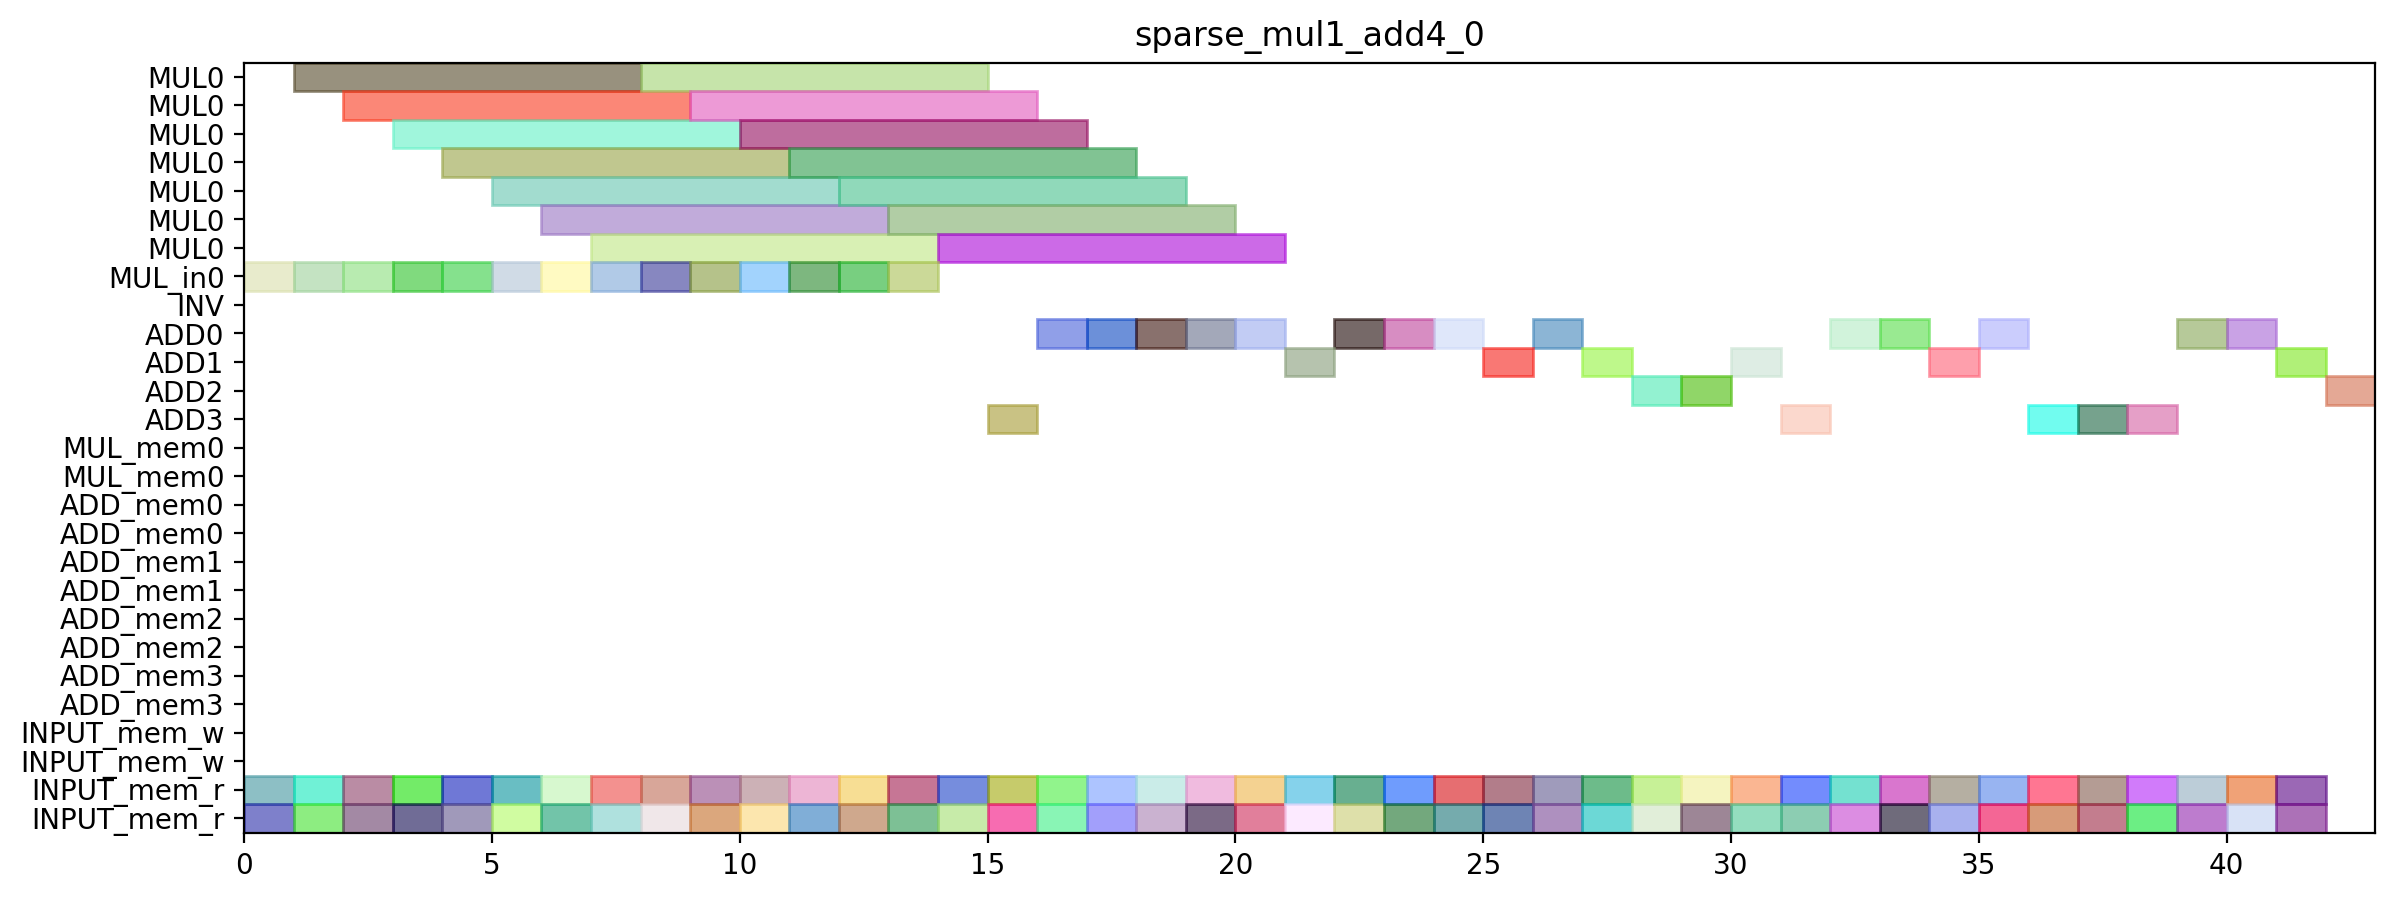

Write the Python code that produced this figure.
from pyschedule import Scenario, solvers, plotters, alt

def solve_sparse_mul1_add4_0(ConstStep, ExpStep):
	horizon = 95
	S=Scenario("sparse_mul1_add4_0",horizon = horizon)

	# resource
	MUL = S.Resources('MUL', num=1, size=7)
	MUL_in = S.Resources('MUL_in', num=1)
	INV = S.Resource('INV')
	ADD = S.Resources('ADD', num=4, periods=range(1, horizon))
	MUL_mem = S.Resources('MUL_mem', num=1, size=2)
	ADD_mem = S.Resources('ADD_mem', num=4, size=2)
	INPUT_mem_w = S.Resource('INPUT_mem_w', size=2)
	INPUT_mem_r = S.Resource('INPUT_mem_r', size=2)

	# result of previous scheduling

	# new tasks
	T1T0_in = S.Task('T1T0_in', length=1, delay_cost=1)
	T1T0_in += alt(MUL_in)
	T1T0 = S.Task('T1T0', length=7, delay_cost=1)
	T1T0 += alt(MUL)
	S+=T1T0>=T1T0_in

	T1T0_mem0 = S.Task('T1T0_mem0', length=1, delay_cost=1)
	T1T0_mem0 += INPUT_mem_r
	S += T1T0_mem0<=T1T0

	T1T0_mem1 = S.Task('T1T0_mem1', length=1, delay_cost=1)
	T1T0_mem1 += INPUT_mem_r
	S += T1T0_mem1<=T1T0

	T1T1_in = S.Task('T1T1_in', length=1, delay_cost=1)
	T1T1_in += alt(MUL_in)
	T1T1 = S.Task('T1T1', length=7, delay_cost=1)
	T1T1 += alt(MUL)
	S+=T1T1>=T1T1_in

	T1T1_mem0 = S.Task('T1T1_mem0', length=1, delay_cost=1)
	T1T1_mem0 += INPUT_mem_r
	S += T1T1_mem0<=T1T1

	T1T1_mem1 = S.Task('T1T1_mem1', length=1, delay_cost=1)
	T1T1_mem1 += INPUT_mem_r
	S += T1T1_mem1<=T1T1

	T1T2 = S.Task('T1T2', length=1, delay_cost=1)
	T1T2 += alt(ADD)

	T1T2_mem0 = S.Task('T1T2_mem0', length=1, delay_cost=1)
	T1T2_mem0 += INPUT_mem_r
	S += T1T2_mem0<=T1T2

	T1T2_mem1 = S.Task('T1T2_mem1', length=1, delay_cost=1)
	T1T2_mem1 += INPUT_mem_r
	S += T1T2_mem1<=T1T2

	T1T3 = S.Task('T1T3', length=1, delay_cost=1)
	T1T3 += alt(ADD)

	T1T3_mem0 = S.Task('T1T3_mem0', length=1, delay_cost=1)
	T1T3_mem0 += INPUT_mem_r
	S += T1T3_mem0<=T1T3

	T1T3_mem1 = S.Task('T1T3_mem1', length=1, delay_cost=1)
	T1T3_mem1 += INPUT_mem_r
	S += T1T3_mem1<=T1T3

	T2T0_in = S.Task('T2T0_in', length=1, delay_cost=1)
	T2T0_in += alt(MUL_in)
	T2T0 = S.Task('T2T0', length=7, delay_cost=1)
	T2T0 += alt(MUL)
	S+=T2T0>=T2T0_in

	T2T0_mem0 = S.Task('T2T0_mem0', length=1, delay_cost=1)
	T2T0_mem0 += INPUT_mem_r
	S += T2T0_mem0<=T2T0

	T2T0_mem1 = S.Task('T2T0_mem1', length=1, delay_cost=1)
	T2T0_mem1 += INPUT_mem_r
	S += T2T0_mem1<=T2T0

	T2T1_in = S.Task('T2T1_in', length=1, delay_cost=1)
	T2T1_in += alt(MUL_in)
	T2T1 = S.Task('T2T1', length=7, delay_cost=1)
	T2T1 += alt(MUL)
	S+=T2T1>=T2T1_in

	T2T1_mem0 = S.Task('T2T1_mem0', length=1, delay_cost=1)
	T2T1_mem0 += INPUT_mem_r
	S += T2T1_mem0<=T2T1

	T2T1_mem1 = S.Task('T2T1_mem1', length=1, delay_cost=1)
	T2T1_mem1 += INPUT_mem_r
	S += T2T1_mem1<=T2T1

	T2T2 = S.Task('T2T2', length=1, delay_cost=1)
	T2T2 += alt(ADD)

	T2T2_mem0 = S.Task('T2T2_mem0', length=1, delay_cost=1)
	T2T2_mem0 += INPUT_mem_r
	S += T2T2_mem0<=T2T2

	T2T2_mem1 = S.Task('T2T2_mem1', length=1, delay_cost=1)
	T2T2_mem1 += INPUT_mem_r
	S += T2T2_mem1<=T2T2

	T2T3 = S.Task('T2T3', length=1, delay_cost=1)
	T2T3 += alt(ADD)

	T2T3_mem0 = S.Task('T2T3_mem0', length=1, delay_cost=1)
	T2T3_mem0 += INPUT_mem_r
	S += T2T3_mem0<=T2T3

	T2T3_mem1 = S.Task('T2T3_mem1', length=1, delay_cost=1)
	T2T3_mem1 += INPUT_mem_r
	S += T2T3_mem1<=T2T3

	T0T0_in = S.Task('T0T0_in', length=1, delay_cost=1)
	T0T0_in += alt(MUL_in)
	T0T0 = S.Task('T0T0', length=7, delay_cost=1)
	T0T0 += alt(MUL)
	S+=T0T0>=T0T0_in

	T0T0_mem0 = S.Task('T0T0_mem0', length=1, delay_cost=1)
	T0T0_mem0 += INPUT_mem_r
	S += T0T0_mem0<=T0T0

	T0T0_mem1 = S.Task('T0T0_mem1', length=1, delay_cost=1)
	T0T0_mem1 += INPUT_mem_r
	S += T0T0_mem1<=T0T0

	T0T1_in = S.Task('T0T1_in', length=1, delay_cost=1)
	T0T1_in += alt(MUL_in)
	T0T1 = S.Task('T0T1', length=7, delay_cost=1)
	T0T1 += alt(MUL)
	S+=T0T1>=T0T1_in

	T0T1_mem0 = S.Task('T0T1_mem0', length=1, delay_cost=1)
	T0T1_mem0 += INPUT_mem_r
	S += T0T1_mem0<=T0T1

	T0T1_mem1 = S.Task('T0T1_mem1', length=1, delay_cost=1)
	T0T1_mem1 += INPUT_mem_r
	S += T0T1_mem1<=T0T1

	T0T2 = S.Task('T0T2', length=1, delay_cost=1)
	T0T2 += alt(ADD)

	T0T2_mem0 = S.Task('T0T2_mem0', length=1, delay_cost=1)
	T0T2_mem0 += INPUT_mem_r
	S += T0T2_mem0<=T0T2

	T0T2_mem1 = S.Task('T0T2_mem1', length=1, delay_cost=1)
	T0T2_mem1 += INPUT_mem_r
	S += T0T2_mem1<=T0T2

	T0T3 = S.Task('T0T3', length=1, delay_cost=1)
	T0T3 += alt(ADD)

	T0T3_mem0 = S.Task('T0T3_mem0', length=1, delay_cost=1)
	T0T3_mem0 += INPUT_mem_r
	S += T0T3_mem0<=T0T3

	T0T3_mem1 = S.Task('T0T3_mem1', length=1, delay_cost=1)
	T0T3_mem1 += INPUT_mem_r
	S += T0T3_mem1<=T0T3

	T3T0_in = S.Task('T3T0_in', length=1, delay_cost=1)
	T3T0_in += alt(MUL_in)
	T3T0 = S.Task('T3T0', length=7, delay_cost=1)
	T3T0 += alt(MUL)
	S+=T3T0>=T3T0_in

	T3T0_mem0 = S.Task('T3T0_mem0', length=1, delay_cost=1)
	T3T0_mem0 += INPUT_mem_r
	S += T3T0_mem0<=T3T0

	T3T0_mem1 = S.Task('T3T0_mem1', length=1, delay_cost=1)
	T3T0_mem1 += INPUT_mem_r
	S += T3T0_mem1<=T3T0

	T3T1_in = S.Task('T3T1_in', length=1, delay_cost=1)
	T3T1_in += alt(MUL_in)
	T3T1 = S.Task('T3T1', length=7, delay_cost=1)
	T3T1 += alt(MUL)
	S+=T3T1>=T3T1_in

	T3T1_mem0 = S.Task('T3T1_mem0', length=1, delay_cost=1)
	T3T1_mem0 += INPUT_mem_r
	S += T3T1_mem0<=T3T1

	T3T1_mem1 = S.Task('T3T1_mem1', length=1, delay_cost=1)
	T3T1_mem1 += INPUT_mem_r
	S += T3T1_mem1<=T3T1

	T3T2 = S.Task('T3T2', length=1, delay_cost=1)
	T3T2 += alt(ADD)

	T3T2_mem0 = S.Task('T3T2_mem0', length=1, delay_cost=1)
	T3T2_mem0 += INPUT_mem_r
	S += T3T2_mem0<=T3T2

	T3T2_mem1 = S.Task('T3T2_mem1', length=1, delay_cost=1)
	T3T2_mem1 += INPUT_mem_r
	S += T3T2_mem1<=T3T2

	T3T3 = S.Task('T3T3', length=1, delay_cost=1)
	T3T3 += alt(ADD)

	T3T3_mem0 = S.Task('T3T3_mem0', length=1, delay_cost=1)
	T3T3_mem0 += INPUT_mem_r
	S += T3T3_mem0<=T3T3

	T3T3_mem1 = S.Task('T3T3_mem1', length=1, delay_cost=1)
	T3T3_mem1 += INPUT_mem_r
	S += T3T3_mem1<=T3T3

	T4T0_in = S.Task('T4T0_in', length=1, delay_cost=1)
	T4T0_in += alt(MUL_in)
	T4T0 = S.Task('T4T0', length=7, delay_cost=1)
	T4T0 += alt(MUL)
	S+=T4T0>=T4T0_in

	T4T0_mem0 = S.Task('T4T0_mem0', length=1, delay_cost=1)
	T4T0_mem0 += INPUT_mem_r
	S += T4T0_mem0<=T4T0

	T4T0_mem1 = S.Task('T4T0_mem1', length=1, delay_cost=1)
	T4T0_mem1 += INPUT_mem_r
	S += T4T0_mem1<=T4T0

	T4T1_in = S.Task('T4T1_in', length=1, delay_cost=1)
	T4T1_in += alt(MUL_in)
	T4T1 = S.Task('T4T1', length=7, delay_cost=1)
	T4T1 += alt(MUL)
	S+=T4T1>=T4T1_in

	T4T1_mem0 = S.Task('T4T1_mem0', length=1, delay_cost=1)
	T4T1_mem0 += INPUT_mem_r
	S += T4T1_mem0<=T4T1

	T4T1_mem1 = S.Task('T4T1_mem1', length=1, delay_cost=1)
	T4T1_mem1 += INPUT_mem_r
	S += T4T1_mem1<=T4T1

	T4T2 = S.Task('T4T2', length=1, delay_cost=1)
	T4T2 += alt(ADD)

	T4T2_mem0 = S.Task('T4T2_mem0', length=1, delay_cost=1)
	T4T2_mem0 += INPUT_mem_r
	S += T4T2_mem0<=T4T2

	T4T2_mem1 = S.Task('T4T2_mem1', length=1, delay_cost=1)
	T4T2_mem1 += INPUT_mem_r
	S += T4T2_mem1<=T4T2

	T4T3 = S.Task('T4T3', length=1, delay_cost=1)
	T4T3 += alt(ADD)

	T4T3_mem0 = S.Task('T4T3_mem0', length=1, delay_cost=1)
	T4T3_mem0 += INPUT_mem_r
	S += T4T3_mem0<=T4T3

	T4T3_mem1 = S.Task('T4T3_mem1', length=1, delay_cost=1)
	T4T3_mem1 += INPUT_mem_r
	S += T4T3_mem1<=T4T3

	T5T0_in = S.Task('T5T0_in', length=1, delay_cost=1)
	T5T0_in += alt(MUL_in)
	T5T0 = S.Task('T5T0', length=7, delay_cost=1)
	T5T0 += alt(MUL)
	S+=T5T0>=T5T0_in

	T5T0_mem0 = S.Task('T5T0_mem0', length=1, delay_cost=1)
	T5T0_mem0 += INPUT_mem_r
	S += T5T0_mem0<=T5T0

	T5T0_mem1 = S.Task('T5T0_mem1', length=1, delay_cost=1)
	T5T0_mem1 += INPUT_mem_r
	S += T5T0_mem1<=T5T0

	T5T1_in = S.Task('T5T1_in', length=1, delay_cost=1)
	T5T1_in += alt(MUL_in)
	T5T1 = S.Task('T5T1', length=7, delay_cost=1)
	T5T1 += alt(MUL)
	S+=T5T1>=T5T1_in

	T5T1_mem0 = S.Task('T5T1_mem0', length=1, delay_cost=1)
	T5T1_mem0 += INPUT_mem_r
	S += T5T1_mem0<=T5T1

	T5T1_mem1 = S.Task('T5T1_mem1', length=1, delay_cost=1)
	T5T1_mem1 += INPUT_mem_r
	S += T5T1_mem1<=T5T1

	T5T2 = S.Task('T5T2', length=1, delay_cost=1)
	T5T2 += alt(ADD)

	T5T2_mem0 = S.Task('T5T2_mem0', length=1, delay_cost=1)
	T5T2_mem0 += INPUT_mem_r
	S += T5T2_mem0<=T5T2

	T5T2_mem1 = S.Task('T5T2_mem1', length=1, delay_cost=1)
	T5T2_mem1 += INPUT_mem_r
	S += T5T2_mem1<=T5T2

	T5T3 = S.Task('T5T3', length=1, delay_cost=1)
	T5T3 += alt(ADD)

	T5T3_mem0 = S.Task('T5T3_mem0', length=1, delay_cost=1)
	T5T3_mem0 += INPUT_mem_r
	S += T5T3_mem0<=T5T3

	T5T3_mem1 = S.Task('T5T3_mem1', length=1, delay_cost=1)
	T5T3_mem1 += INPUT_mem_r
	S += T5T3_mem1<=T5T3

	T60 = S.Task('T60', length=1, delay_cost=1)
	T60 += alt(ADD)

	T60_mem0 = S.Task('T60_mem0', length=1, delay_cost=1)
	T60_mem0 += INPUT_mem_r
	S += T60_mem0<=T60

	T60_mem1 = S.Task('T60_mem1', length=1, delay_cost=1)
	T60_mem1 += INPUT_mem_r
	S += T60_mem1<=T60

	T61 = S.Task('T61', length=1, delay_cost=1)
	T61 += alt(ADD)

	T61_mem0 = S.Task('T61_mem0', length=1, delay_cost=1)
	T61_mem0 += INPUT_mem_r
	S += T61_mem0<=T61

	T61_mem1 = S.Task('T61_mem1', length=1, delay_cost=1)
	T61_mem1 += INPUT_mem_r
	S += T61_mem1<=T61

	T70 = S.Task('T70', length=1, delay_cost=1)
	T70 += alt(ADD)

	T70_mem0 = S.Task('T70_mem0', length=1, delay_cost=1)
	T70_mem0 += INPUT_mem_r
	S += T70_mem0<=T70

	T70_mem1 = S.Task('T70_mem1', length=1, delay_cost=1)
	T70_mem1 += INPUT_mem_r
	S += T70_mem1<=T70

	T71 = S.Task('T71', length=1, delay_cost=1)
	T71 += alt(ADD)

	T71_mem0 = S.Task('T71_mem0', length=1, delay_cost=1)
	T71_mem0 += INPUT_mem_r
	S += T71_mem0<=T71

	T71_mem1 = S.Task('T71_mem1', length=1, delay_cost=1)
	T71_mem1 += INPUT_mem_r
	S += T71_mem1<=T71

	T6_1T0_in = S.Task('T6_1T0_in', length=1, delay_cost=1)
	T6_1T0_in += alt(MUL_in)
	T6_1T0 = S.Task('T6_1T0', length=7, delay_cost=1)
	T6_1T0 += alt(MUL)
	S+=T6_1T0>=T6_1T0_in

	T6_1T0_mem0 = S.Task('T6_1T0_mem0', length=1, delay_cost=1)
	T6_1T0_mem0 += INPUT_mem_r
	S += T6_1T0_mem0<=T6_1T0

	T6_1T0_mem1 = S.Task('T6_1T0_mem1', length=1, delay_cost=1)
	T6_1T0_mem1 += INPUT_mem_r
	S += T6_1T0_mem1<=T6_1T0

	T6_1T1_in = S.Task('T6_1T1_in', length=1, delay_cost=1)
	T6_1T1_in += alt(MUL_in)
	T6_1T1 = S.Task('T6_1T1', length=7, delay_cost=1)
	T6_1T1 += alt(MUL)
	S+=T6_1T1>=T6_1T1_in

	T6_1T1_mem0 = S.Task('T6_1T1_mem0', length=1, delay_cost=1)
	T6_1T1_mem0 += INPUT_mem_r
	S += T6_1T1_mem0<=T6_1T1

	T6_1T1_mem1 = S.Task('T6_1T1_mem1', length=1, delay_cost=1)
	T6_1T1_mem1 += INPUT_mem_r
	S += T6_1T1_mem1<=T6_1T1

	T6_1T2 = S.Task('T6_1T2', length=1, delay_cost=1)
	T6_1T2 += alt(ADD)

	T6_1T2_mem0 = S.Task('T6_1T2_mem0', length=1, delay_cost=1)
	T6_1T2_mem0 += INPUT_mem_r
	S += T6_1T2_mem0<=T6_1T2

	T6_1T2_mem1 = S.Task('T6_1T2_mem1', length=1, delay_cost=1)
	T6_1T2_mem1 += INPUT_mem_r
	S += T6_1T2_mem1<=T6_1T2

	T6_1T3 = S.Task('T6_1T3', length=1, delay_cost=1)
	T6_1T3 += alt(ADD)

	T6_1T3_mem0 = S.Task('T6_1T3_mem0', length=1, delay_cost=1)
	T6_1T3_mem0 += INPUT_mem_r
	S += T6_1T3_mem0<=T6_1T3

	T6_1T3_mem1 = S.Task('T6_1T3_mem1', length=1, delay_cost=1)
	T6_1T3_mem1 += INPUT_mem_r
	S += T6_1T3_mem1<=T6_1T3

	T130 = S.Task('T130', length=1, delay_cost=1)
	T130 += alt(ADD)

	T130_mem0 = S.Task('T130_mem0', length=1, delay_cost=1)
	T130_mem0 += INPUT_mem_r
	S += T130_mem0<=T130

	T130_mem1 = S.Task('T130_mem1', length=1, delay_cost=1)
	T130_mem1 += INPUT_mem_r
	S += T130_mem1<=T130

	T131 = S.Task('T131', length=1, delay_cost=1)
	T131 += alt(ADD)

	T131_mem0 = S.Task('T131_mem0', length=1, delay_cost=1)
	T131_mem0 += INPUT_mem_r
	S += T131_mem0<=T131

	T131_mem1 = S.Task('T131_mem1', length=1, delay_cost=1)
	T131_mem1 += INPUT_mem_r
	S += T131_mem1<=T131

	T140 = S.Task('T140', length=1, delay_cost=1)
	T140 += alt(ADD)

	T140_mem0 = S.Task('T140_mem0', length=1, delay_cost=1)
	T140_mem0 += INPUT_mem_r
	S += T140_mem0<=T140

	T140_mem1 = S.Task('T140_mem1', length=1, delay_cost=1)
	T140_mem1 += INPUT_mem_r
	S += T140_mem1<=T140

	T141 = S.Task('T141', length=1, delay_cost=1)
	T141 += alt(ADD)

	T141_mem0 = S.Task('T141_mem0', length=1, delay_cost=1)
	T141_mem0 += INPUT_mem_r
	S += T141_mem0<=T141

	T141_mem1 = S.Task('T141_mem1', length=1, delay_cost=1)
	T141_mem1 += INPUT_mem_r
	S += T141_mem1<=T141

	T150 = S.Task('T150', length=1, delay_cost=1)
	T150 += alt(ADD)

	T150_mem0 = S.Task('T150_mem0', length=1, delay_cost=1)
	T150_mem0 += INPUT_mem_r
	S += T150_mem0<=T150

	T150_mem1 = S.Task('T150_mem1', length=1, delay_cost=1)
	T150_mem1 += INPUT_mem_r
	S += T150_mem1<=T150

	T151 = S.Task('T151', length=1, delay_cost=1)
	T151 += alt(ADD)

	T151_mem0 = S.Task('T151_mem0', length=1, delay_cost=1)
	T151_mem0 += INPUT_mem_r
	S += T151_mem0<=T151

	T151_mem1 = S.Task('T151_mem1', length=1, delay_cost=1)
	T151_mem1 += INPUT_mem_r
	S += T151_mem1<=T151

	T160 = S.Task('T160', length=1, delay_cost=1)
	T160 += alt(ADD)

	T160_mem0 = S.Task('T160_mem0', length=1, delay_cost=1)
	T160_mem0 += INPUT_mem_r
	S += T160_mem0<=T160

	T160_mem1 = S.Task('T160_mem1', length=1, delay_cost=1)
	T160_mem1 += INPUT_mem_r
	S += T160_mem1<=T160

	T161 = S.Task('T161', length=1, delay_cost=1)
	T161 += alt(ADD)

	T161_mem0 = S.Task('T161_mem0', length=1, delay_cost=1)
	T161_mem0 += INPUT_mem_r
	S += T161_mem0<=T161

	T161_mem1 = S.Task('T161_mem1', length=1, delay_cost=1)
	T161_mem1 += INPUT_mem_r
	S += T161_mem1<=T161

	T3_T2 = S.Task('T3_T2', length=1, delay_cost=1)
	T3_T2 += alt(ADD)

	T3_T2_mem0 = S.Task('T3_T2_mem0', length=1, delay_cost=1)
	T3_T2_mem0 += INPUT_mem_r
	S += T3_T2_mem0<=T3_T2

	T3_T2_mem1 = S.Task('T3_T2_mem1', length=1, delay_cost=1)
	T3_T2_mem1 += INPUT_mem_r
	S += T3_T2_mem1<=T3_T2

	T9_1T2 = S.Task('T9_1T2', length=1, delay_cost=1)
	T9_1T2 += alt(ADD)

	T9_1T2_mem0 = S.Task('T9_1T2_mem0', length=1, delay_cost=1)
	T9_1T2_mem0 += INPUT_mem_r
	S += T9_1T2_mem0<=T9_1T2

	T9_1T2_mem1 = S.Task('T9_1T2_mem1', length=1, delay_cost=1)
	T9_1T2_mem1 += INPUT_mem_r
	S += T9_1T2_mem1<=T9_1T2

	solvers.mip.solve(S,msg=1,kind='CPLEX', time_limit=3600)

	solution = [['hoge']*len(S.solution()[1]) for i in range(len(S.solution()))]
	for i in range(len(S.solution())):
		for j in range(len(S.solution()[i])):
			solution[i][j]=str(S.solution()[i][j])
	print(solution)

	cycles = int(solution[-1][3])

	pic_file_name = "sparse_mul1_add4/sparse_mul1_add4_0.png"
	if(S.solution() != []):
		plotters.matplotlib.plot(S,img_filename=pic_file_name, vertical_text=True, fig_size=(cycles*0.25+3, 5), show_task_labels=False)

	return solution

if __name__ == "__main__":
	solution = solve_sparse_mul1_add4_0(0, 0)
